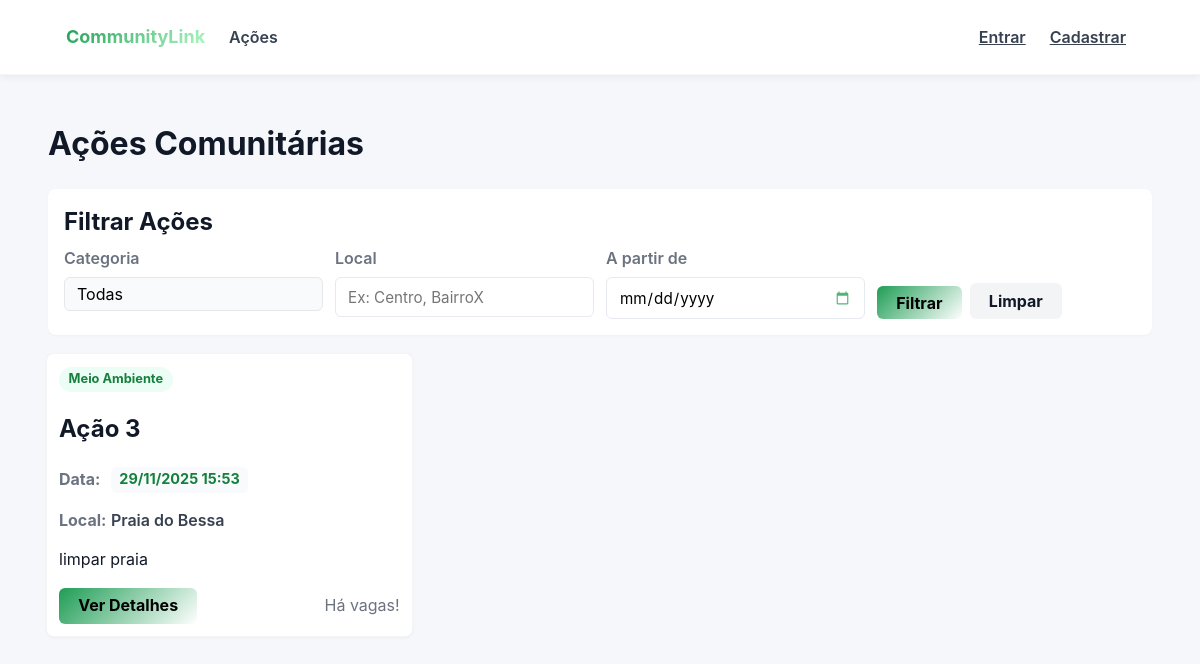
Page /acoes/ on the earlier database version.
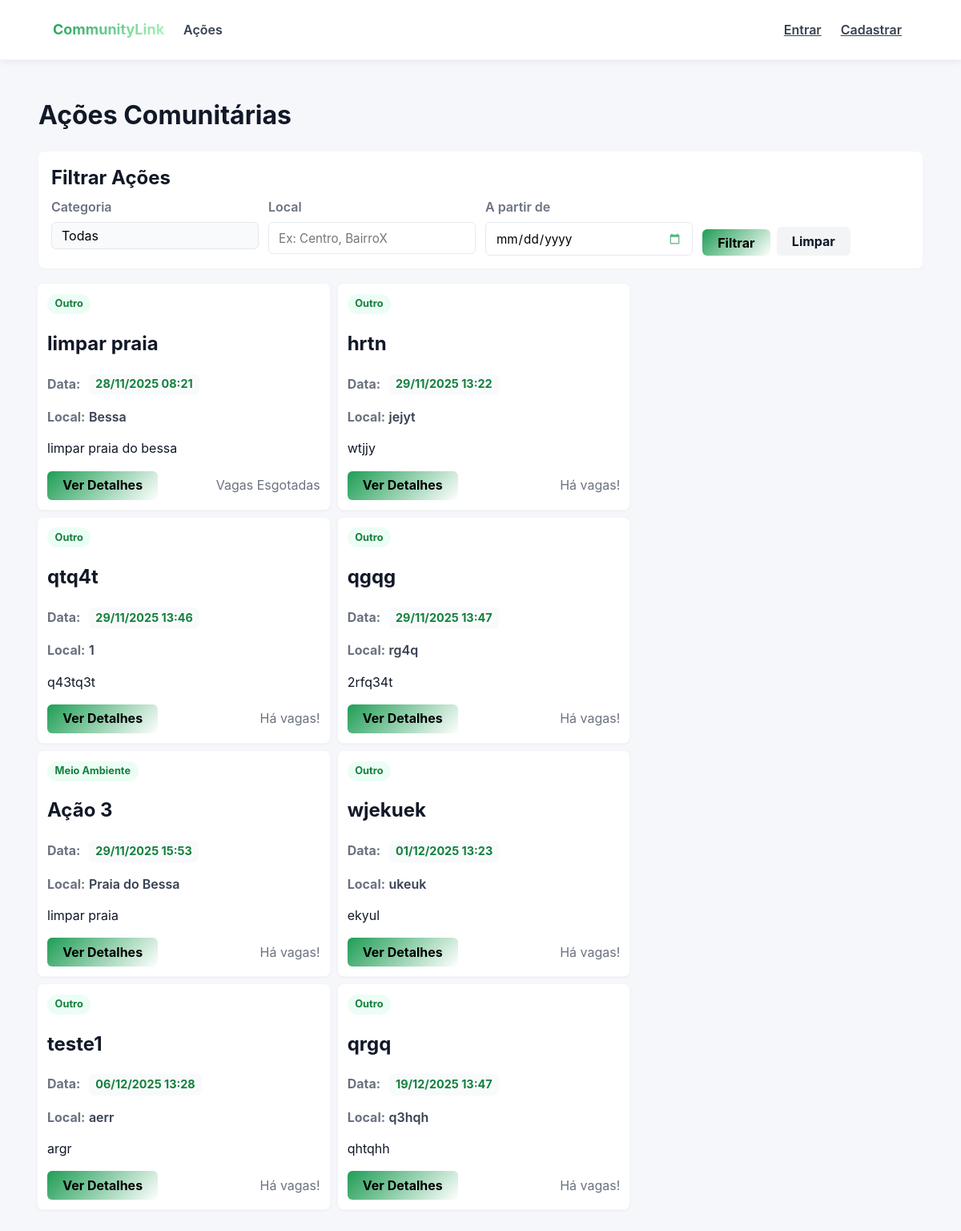
Same page on the later database version.
### acoes/models.py (models this page shows, shortened)
class Acao(models.Model):
    titulo = models.CharField(max_length=200)
    descricao = models.TextField()
    data = models.DateTimeField() # Armazena data e hora
    local = models.CharField(max_length=255)
    numero_vagas = models.PositiveIntegerField()
    CATEGORIA_CHOICES = [
        ('SAUDE', 'Saúde'),
        ('EDUCACAO', 'Educação'),
        ('MEIO_AMBIENTE', 'Meio Ambiente'),
        ('ANIMAIS', 'Animais'),
        ('OUTRO', 'Outro'),
    ]
    categoria = models.CharField(max_length=50, choices=CATEGORIA_CHOICES, default='OUTRO')
    organizador = models.ForeignKey(
        User,
        on_delete=models.CASCADE,
        related_name='acoes_criadas' # Assim, podemos fazer: user.acoes_criadas.all()
    )
    voluntarios = models.ManyToManyField(
        User,
        through='Inscricao',         # O nome do modelo intermediário
        related_name='acoes_inscritas', # Assim, podemos fazer: user.acoes_inscritas.all()
        blank=True                   # A ação pode começar sem nenhum voluntário
    )
    notas_organizador = models.TextField(blank=True, null=True, help_text="Notas privadas do organizador sobre a execução da ação.")
    @property
    def vagas_preenchidas(self):
        return self.inscricao_set.filter(status='ACEITO').count()
    @property
    def esta_cheia(self):
        return self.vagas_preenchidas >= self.numero_vagas
    def get_absolute_url(self):
        return reverse('acoes:acao_detail', kwargs={'pk': self.pk})

### acoes/views.py (the view)
# urls.py: path('', views.acao_list, name='acao_list'),
def acao_list(request):
    acoes_list = Acao.objects.filter(data__gte=timezone.localdate())
    acoes_list = filtrar_acoes_queryset(request, acoes_list)
    acoes_list = acoes_list.order_by('data')
    page_obj = paginar_queryset(request, acoes_list, itens_por_pagina=10)
    context = {
        'acoes': page_obj,
        'categorias_choices': Acao.CATEGORIA_CHOICES, # Passa as opções de categoria
        'filter_values': request.GET, # Passa os valores do filtro (para preencher o form)
        'page_param': 'page' # Nome do parametro na URL
    }
    return render(request, 'acoes/acao_list.html', context)

### acoes/context_processors.py (called while the page is built, shortened)
def auth_groups_processor(request):
    is_organizador = False
    is_voluntario = False
    unread_notification_count = 0 # Valor padrão
    return {
        'is_organizador': is_organizador,
        'is_voluntario': is_voluntario,
        'unread_notification_count': unread_notification_count
    }

### acoes/views.py (called while the page is built)
def paginar_queryset(request, queryset, itens_por_pagina=5, param_name='page'):
    paginator = Paginator(queryset, itens_por_pagina)
    page_number = request.GET.get(param_name)
    page_obj = paginator.get_page(page_number)
    return page_obj

def filtrar_acoes_queryset(request, queryset):
    categoria_filter = request.GET.get('categoria')
    local_filter = request.GET.get('local')
    data_inicio_filter = request.GET.get('data_inicio')
    prefix = 'acao__' if queryset.model == Inscricao else ''
    if categoria_filter:
        queryset = queryset.filter(**{f'{prefix}categoria': categoria_filter})
    if local_filter:
        queryset = queryset.filter(**{f'{prefix}local__icontains': local_filter})
    if data_inicio_filter:
        try:
            data_filtro = datetime.datetime.strptime(data_inicio_filter, '%Y-%m-%d').date()
            queryset = queryset.filter(**{f'{prefix}data__gte': data_filtro})
        except ValueError:
            pass # Ignora data inválida
    return queryset

### acoes/templates/acoes/acao_list.html (shortened to what this page needs)
{% extends 'acoes/base.html' %}
{% block content %}
    <h1 class="page-title">Ações Comunitárias</h1>
    {% include 'acoes/_filter_form.html' %}
    <div class="grid-list">
        {% for acao in acoes %}
            <div class="grid-item third">
                <article class="card-acao">
                    <div>
                        <span class="badge">{{ acao.get_categoria_display }}</span>
                        <h2 class="card-title">{{ acao.titulo }}</h2>
                        <p class="muted"><strong>Data:</strong> <span class="item-date">{{ acao.data|date:"d/m/Y H:i" }}</span></p>
                        <p class="muted"><strong>Local:</strong> <span class="location">{{ acao.local }}</span></p>
                        <p class="prose">{{ acao.descricao|truncatewords:20 }}</p>
                    </div>
                    <div class="actions" style="margin-top:0.75rem; justify-content:space-between; align-items:center;">
                        <a href="{{ acao.get_absolute_url }}" class="btn btn-primary">Ver Detalhes</a>
                        {% if acao.esta_cheia %}
                            <span class="muted">Vagas Esgotadas</span>
                        {% else %}
                            <span class="muted">Há vagas!</span>
                        {% endif %}
                    </div>
                </article>
            </div>
        {% empty %}
            <p class="muted">Nenhuma ação encontrada.</p>
        {% endfor %}
    </div>
{% endblock %}

### acoes/templates/acoes/base.html (shortened to what this page needs)
<!DOCTYPE html>
{% load static %}
<html lang="pt-br">
<head>
    <link rel="stylesheet" href="{% static 'css/style.css' %}">
</head>
<body>
    <nav class="site-nav">
        <div class="container">
            <div class="nav-row">
                <div class="nav-left">
                    <div>
                        <a href="{% url 'acoes:acao_list' %}" class="brand">
                            <span class="brand-text">CommunityLink</span>
                        </a>
                    </div>
                    <div class="nav-links">
                        <a href="{% url 'acoes:acao_list' %}" class="py-4 px-2 text-gray-700 hover:text-green-600 font-semibold">Ações</a>
                    </div>
                </div>
                <div class="nav-right">
                    {% if user.is_authenticated %}
                        <a href="{% url 'acoes:notificacoes_list' %}" class="relative p-2 text-gray-600 hover:text-gray-800">
                            <svg xmlns="http://www.w3.org/2000/svg" class="h-6 w-6" fill="none" viewBox="0 0 24 24" stroke="currentColor">
                                <path stroke-linecap="round" stroke-linejoin="round" stroke-width="2" d="M15 17h5l-1.405-1.405A2.032 2.032 0 0118 14.158V11a6.002 6.002 0 00-4-5.659V5a2 2 0 10-4 0v.341A6.002 6.002 0 006 11v3.159c0 .538-.214 1.055-.595 1.436L4 17h5m6 0v1a3 3 0 11-6 0v-1m6 0H9" />
                            </svg>
                            {% if unread_notification_count > 0 %}
                            <span class="absolute top-0 right-0 inline-flex items-center justify-center px-2 py-1 text-xs font-bold leading-none text-red-100 transform translate-x-1/2 -translate-y-1/2 bg-red-600 rounded-full">
                                {{ unread_notification_count }}
                            </span>
                            {% endif %}
                        </a>
                        <div class="flex items-center gap-4" style="display: inline-flex; align-items: center; gap: 1rem;">
                            <a href="{% url 'acoes:perfil' %}" class="flex items-center gap-2 py-2 px-2 text-gray-600 hover:text-green-600 transition group" style="display: flex; align-items: center; gap: 0.5rem;">
                                <svg xmlns="http://www.w3.org/2000/svg" class="h-5 w-5 text-gray-400 group-hover:text-green-600" fill="none" viewBox="0 0 24 24" stroke="currentColor" style="width: 20px; height: 20px;">
                                    <path stroke-linecap="round" stroke-linejoin="round" stroke-width="2" d="M16 7a4 4 0 11-8 0 4 4 0 018 0zM12 14a7 7 0 00-7 7h14a7 7 0 00-7-7z" />
                                </svg>
                                <span class="font-medium">Olá, {{ request.user.username }}</span>
                            </a>
                            <form method="post" action="{% url 'acoes:logout' %}" style="display:inline;">
                                {% csrf_token %}
                                <button type="submit" class="text-sm text-red-500 hover:text-red-700 font-semibold border border-red-200 hover:border-red-400 px-3 py-1 rounded transition" style="cursor: pointer;">
                                    Sair
                                </button>
                            </form>
                        </div>
                        {% else %}
                            <a href="{% url 'acoes:signin' %}" class="py-4 px-2 text-gray-700 hover:text-green-600 font-semibold">Entrar</a>
                            <a href="{% url 'acoes:signup' %}" class="py-4 px-2 text-gray-700 hover:text-green-600 font-semibold">Cadastrar</a>
                    {% endif %}
                </div>
            </div>
        </div>
    </nav>
    <main class="max-w-6xl mx-auto p-6">
        {% block content %}
        {% endblock %}
    </main>
</body>
</html>

### acoes/templates/acoes/_filter_form.html (shortened to what this page needs)
<div class="filter-card">
    <h2 style="margin:0 0 0.5rem 0;">Filtrar Ações</h2>
    <form method="GET" action="">
        <div class="form-grid">
            <div>
                <label for="categoria">Categoria</label>
            </div>
            <div>
                <label for="local">Local</label>
                <input type="text" name="local" id="local" value="{{ filter_values.local|default:'' }}" placeholder="Ex: Centro, BairroX">
            </div>
            <div>
                <label for="data_inicio">A partir de</label>
                <input type="date" name="data_inicio" id="data_inicio" value="{{ filter_values.data_inicio|default:'' }}">
            </div>
            <div style="display:flex; gap:0.5rem; align-items:flex-end;">
                <button type="submit" class="btn btn-primary">Filtrar</button>
                <a href="{{ request.path }}" class="btn btn-muted">Limpar</a>
            </div>
        </div>
    </form>
</div>

### static/css/style.css (style rules this page uses)
:root { --bg: #f5f7fb; --card: #ffffff; --muted: #6b7280; --accent: #1f9d55; --accent-600: #15803d; --danger: #dc2626; --max-width: 1100px; --app-font: -apple-system, BlinkMacSystemFont, "Segoe UI", Roboto, "Helvetica Neue", Arial, sans-serif; }
* { box-sizing: border-box; }
html, body { height: 100%; }
body { margin: 0; font-family: var(--app-font); background: var(--bg); color: #111827; line-height: 1.45; -webkit-font-smoothing: antialiased; }
h1,h2,h3,h4,h5,h6, p, a, button, input, textarea, select, label, .btn, .badge, .brand-text, .card-title { font-family: inherit; }
.container { max-width: var(--max-width); margin: 0 auto; padding: 0 1rem; }
.site-nav { background: var(--card); box-shadow: 0 2px 8px rgba(15,23,42,0.06); border-bottom: 1px solid rgba(15,23,42,0.04); }
.site-nav .nav-row { display: flex; justify-content: space-between; align-items: center; padding: 0.6rem 0; }
.brand { text-decoration: none; display: inline-flex; align-items:center; }
.brand-text { font-weight: 700; background: linear-gradient(135deg, var(--accent) 0%, #b0f8c3 100%); -webkit-background-clip: text; -webkit-text-fill-color: transparent; background-clip: text; font-size: 1.125rem; }
.nav-left { display:flex; gap:1rem; align-items:center; }
.nav-links { display:flex; gap:0.25rem; align-items:center; }
.nav-links a { display:inline-block; padding:0.6rem 0.6rem; color: var(--muted); text-decoration:none; font-weight:600; border-radius:4px; }
.nav-right { display:flex; gap:0.5rem; align-items:center; }
.btn { display:inline-block; padding:0.45rem 0.75rem; border-radius:6px; text-decoration:none; font-weight:600; cursor:pointer; }
.btn-primary { background: var(--accent); color: #fff; }
input[type="text"], input[type="email"], input[type="password"], input[type="date"], input[type="datetime-local"], input[type="time"], textarea, select { width:100%; padding:0.6rem 0.75rem; border:1px solid #e6e9ef; border-radius:6px; background: #fff; font-size:0.95rem; transition: border-color .12s ease, box-shadow .12s ease; }
label { display:block; margin-bottom:0.4rem; color:var(--muted); font-weight:600; }
.muted { color:var(--muted); }
.actions { display:flex; gap:0.5rem; align-items:center; }
.grid-list { display:flex; gap:0.25rem; flex-wrap:wrap; margin: 0 -0.25rem; }
.grid-item { padding:0.125rem; width:100%; }
@media (min-width: 1024px) { .grid-item.third { width:33.3333%; } }
.card-acao { background:var(--card); border-radius:8px; padding:0.75rem; box-shadow:0 1px 3px rgba(0,0,0,0.04); border:1px solid rgba(15,23,42,0.04); }
.badge { display:inline-block; padding:0.2rem 0.6rem; border-radius:999px; font-weight:700; font-size:0.8rem; background:#ecfdf5; color:var(--accent-600); }
.btn { display:inline-block; padding:0.4rem 1.2rem; border-radius:6px; text-decoration:none; font-weight:700; cursor:pointer; transition: transform .12s ease, filter .12s ease, background .12s ease; font-size: 1rem; }
.btn-primary { background: linear-gradient(135deg, var(--accent) 0%, #ffffff 100%); color:#000000; border: none; box-shadow: none; }
.btn-muted { background:#f3f4f6; color:#111827; }
.item-date { display:inline-block; background:#f8fafc; color: var(--accent-600); padding:0.18rem 0.5rem; border-radius:6px; font-weight:700; font-size:0.9rem; margin-left:0.4rem; transition: background .12s ease, color .12s ease; cursor: pointer; }
.location { color: #374151; font-weight:600; }
a { transition: color .12s ease, background .12s ease; }
.custom-date-input { background: linear-gradient(135deg, #f9fafb 0%, #f3f4f6 100%); border: 1px solid #e5e7eb; transition: border-color .12s ease, box-shadow .12s ease; }
.badge { transition: background .12s ease, color .12s ease, transform .08s ease; }
.filter-card { background:var(--card); padding:1rem; border-radius:8px; box-shadow:0 1px 3px rgba(0,0,0,0.03); margin-bottom:1rem; }
.form-grid { display:flex; gap:0.75rem; flex-wrap:wrap; }
.form-grid > div { flex:1 1 200px; }
.prose { color:#111827; }
.text-gray-700 { color: #374151 !important; }
.p-6 { padding: 1.5rem !important; }
.py-4 { padding-top: 1rem !important; padding-bottom: 1rem !important; }
.px-2 { padding-left: 0.5rem !important; padding-right: 0.5rem !important; }
.max-w-6xl { max-width: 72rem !important; }
.mx-auto { margin-left: auto !important; margin-right: auto !important; }
.font-semibold { font-weight: 600 !important; }

Differences in the rows shown:
added Acao: categoria "Outro", titulo "limpar praia", data "28/11/2025 08:21", local "Bessa", descricao "limpar praia do bessa", numero_vagas "Vagas Esgotadas"
added Acao: categoria "Outro", titulo "hrtn", data "29/11/2025 13:22", local "jejyt", descricao "wtjjy", numero_vagas "Há vagas!"
added Acao: categoria "Outro", titulo "qtq4t", data "29/11/2025 13:46", local "1", descricao "q43tq3t", numero_vagas "Há vagas!"
added Acao: categoria "Outro", titulo "qgqg", data "29/11/2025 13:47", local "rg4q", descricao "2rfq34t", numero_vagas "Há vagas!"
added Acao: categoria "Outro", titulo "wjekuek", data "01/12/2025 13:23", local "ukeuk", descricao "ekyul", numero_vagas "Há vagas!"
added Acao: categoria "Outro", titulo "teste1", data "06/12/2025 13:28", local "aerr", descricao "argr", numero_vagas "Há vagas!"
added Acao: categoria "Outro", titulo "qrgq", data "19/12/2025 13:47", local "q3hqh", descricao "qhtqhh", numero_vagas "Há vagas!"
